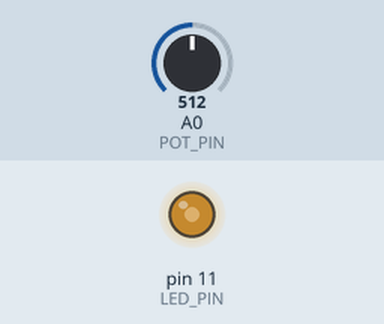
This sketch was run on a simulated Arduino Uno, built with avr-gcc and run on an emulated ATmega328P. Shown: output pins drawn as LEDs (lit = HIGH). The test bench sets the inputs (shaded band); at power-on: A0 (POT_PIN) = 512.

Above: at 1.2 s.
1.3 s: A0 (POT_PIN) set to 716
At 2.4 s:
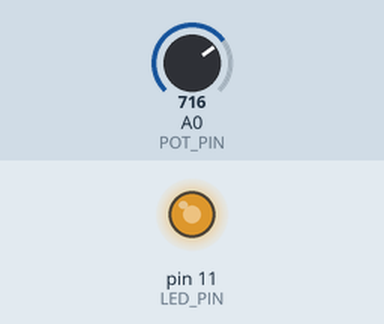
2.8 s: A0 (POT_PIN) set to 900
At 3.5 s:
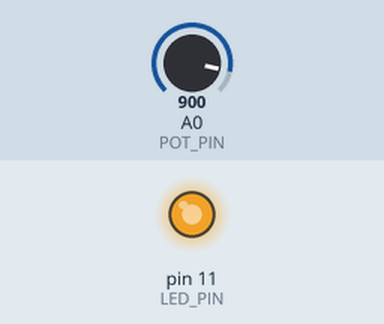
4.3 s: A0 (POT_PIN) set to 122
At 4.7 s:
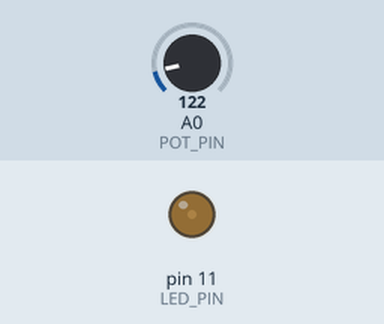
5.8 s: A0 (POT_PIN) set to 0
At 7.0 s:
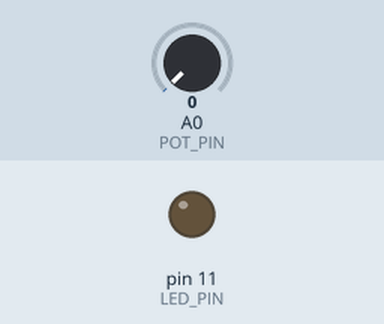
7.3 s: A0 (POT_PIN) set to 511
At 8.2 s:
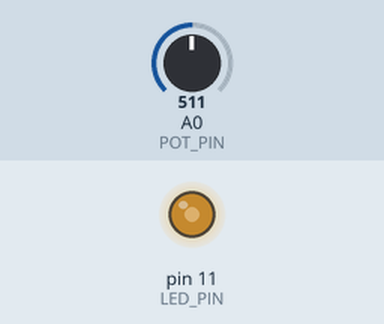
Timing chart, 0 to 9.8 s (numbered marks = the images above; inputs shaded):
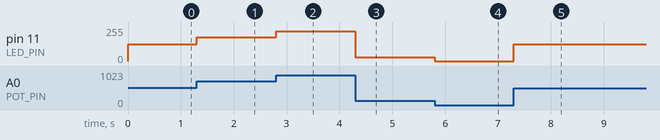

The sketch:

LEDFading.ino
```cpp
/*
   Buzzer

   Use Digital pin 13 to pin 10 as output to
   turn On/OFF the LED every 1 sec.

*/
int POT_PIN = 0;
int LED_PIN = 11;


void setup() {

  pinMode(LED_PIN, OUTPUT);

}

void loop() {

  int POT_VAL;

  POT_VAL = analogRead(POT_PIN);
  POT_VAL = map(POT_VAL, 0, 1023, 0, 255);

  analogWrite(LED_PIN, POT_VAL);

}
```

Measured:
- after the input at 1.3 s, pin 11 (LED_PIN): 127/255 → 178/255 at once
- after the input at 2.8 s, pin 11 (LED_PIN): 178/255 → 224/255 at once
- after the input at 4.3 s, pin 11 (LED_PIN): 224/255 → 30/255 at once
- after the input at 5.8 s, pin 11 (LED_PIN): 30/255 → 0/255 at once
- after the input at 7.3 s, pin 11 (LED_PIN): 0/255 → 127/255 at once
